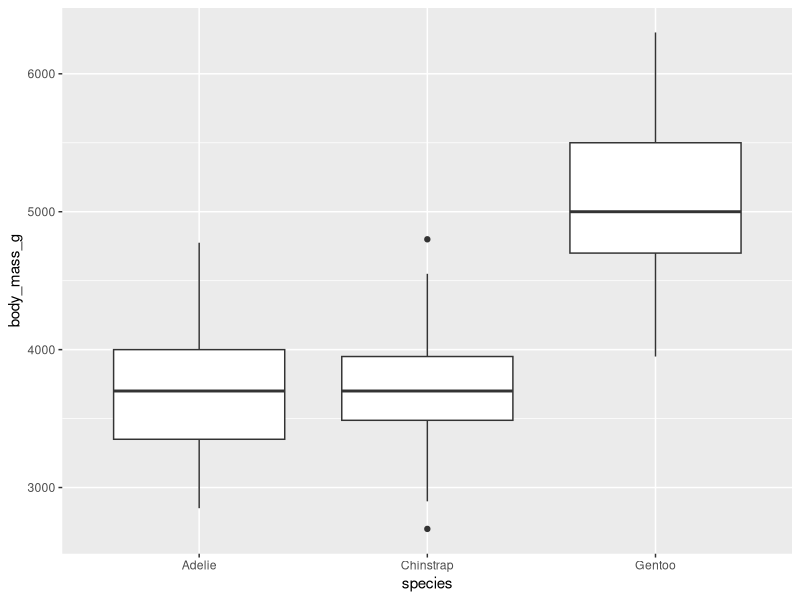
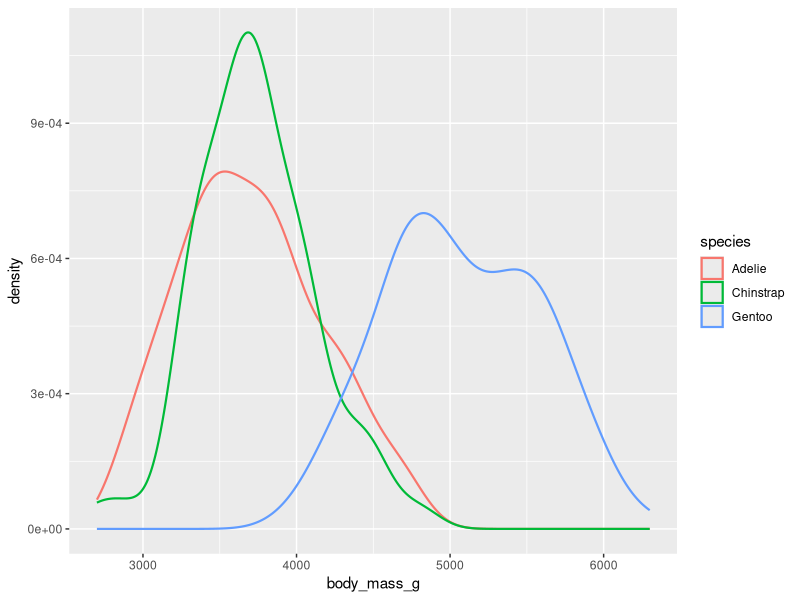
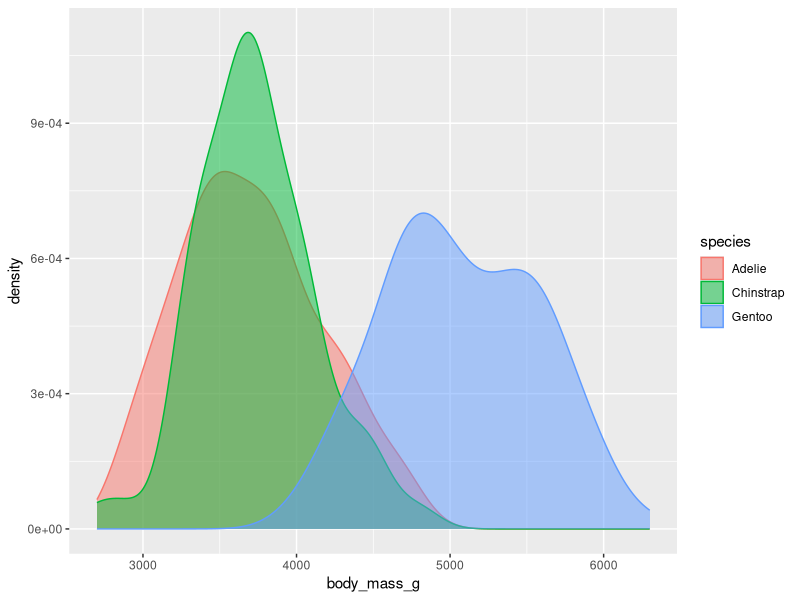
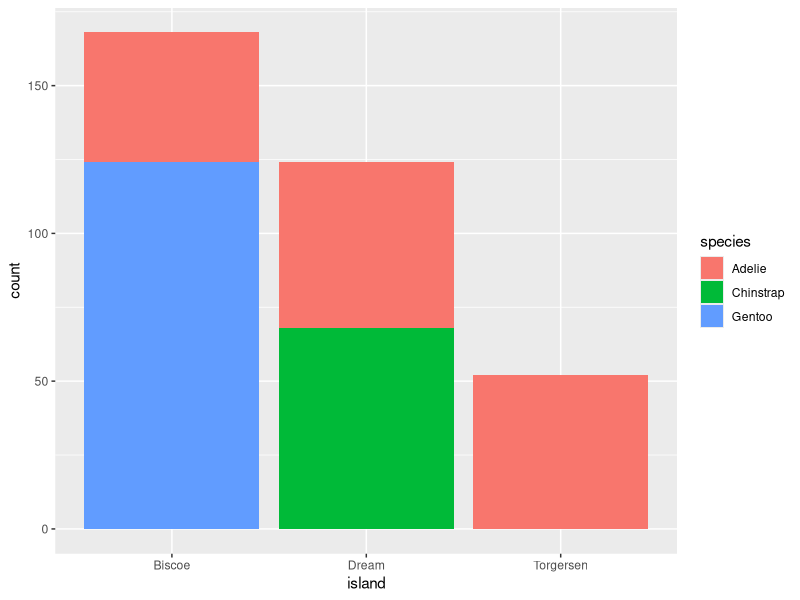
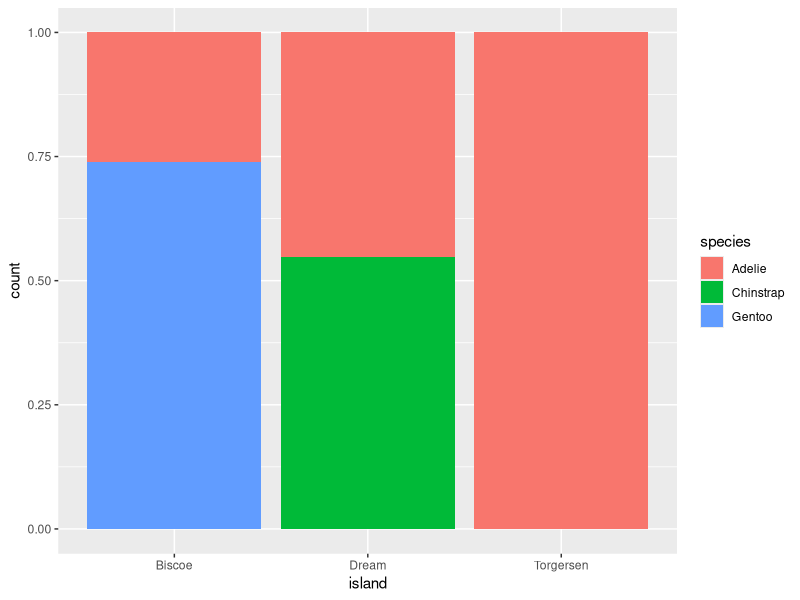
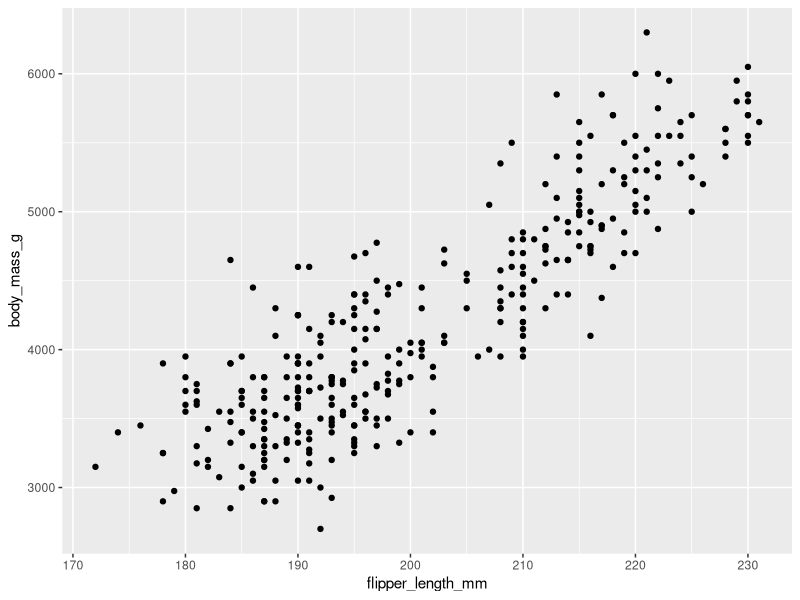
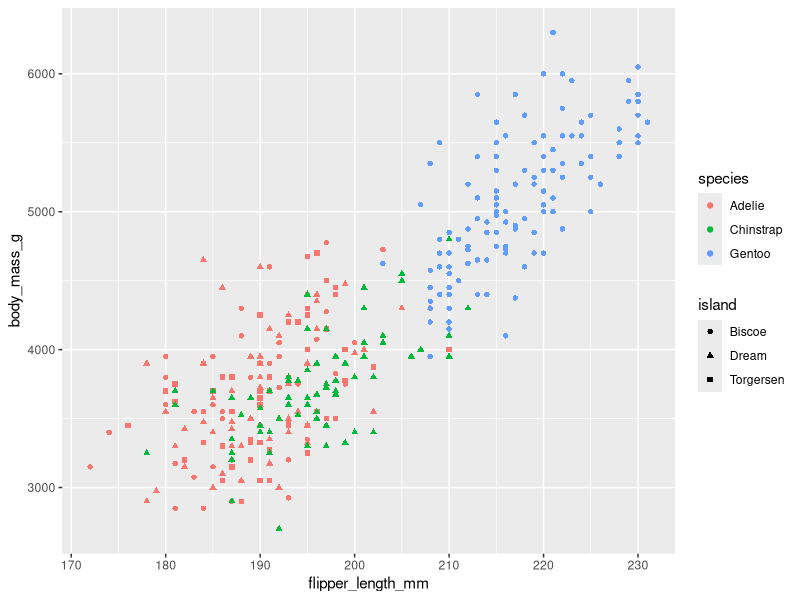
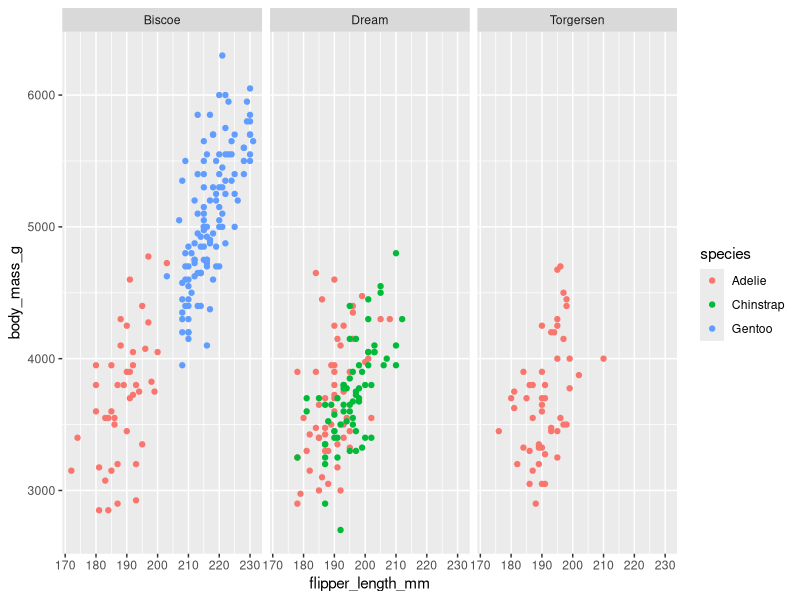

The R script that drew these images, in order:
library(ggplot2)
library(palmerpenguins)

#COMPARING CATEGORICAL AND NUMERICAL VARIABLES

#boxplot of penguins body mass by species
ggplot(penguins, aes(x = species, y = body_mass_g))+
  geom_boxplot()

#density plot of body mass by species
ggplot(penguins, aes(x = body_mass_g, color = species))+
  geom_density(linewidth = 0.75)

#a density plot with fill, and alpha (transparency) aesthetics
ggplot(penguins, aes(x = body_mass_g, color = species, fill = species)) + 
  geom_density(alpha = 0.5)

#COMPARING 2 CATEGORICAL VARIABLES

#seeing which species of penguin are on which island
ggplot(penguins, aes(x = island, fill = species))+
  geom_bar()

#make a relative frequency plot by adding an argument(?) to geom_bar
ggplot(penguins, aes(x = island, fill = species))+
  geom_bar(position = "fill")

#COMPARING TWO NUMERICAL VALUES

#scatter plots (geom_point()) are most often used
ggplot(penguins, aes(x = flipper_length_mm, y = body_mass_g)) + 
  geom_point()

#COMPARING THREE OR MORE VARIABLES

#we can map more variables into additional aesthetics
ggplot(penguins, aes(x = flipper_length_mm, y = body_mass_g)) +
  geom_point(aes(color = species, shape = island))

#FACETS

#use facet_wrap() to split your plot into subplots with one variable
ggplot(penguins, aes(x = flipper_length_mm, y = body_mass_g))+
  geom_point(aes(color = species, fill = species))+
  facet_wrap(~island)
